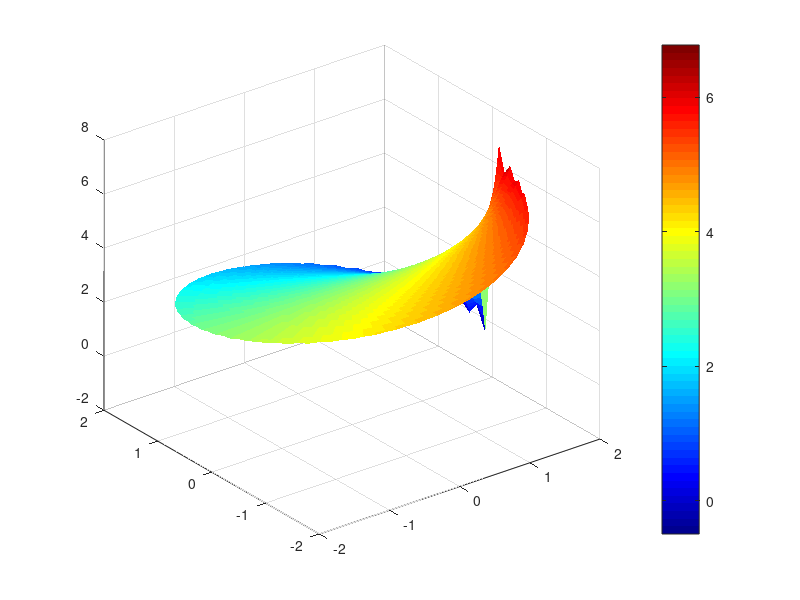

MATLAB code to generate this figure: (Note: this script raises an error after producing the figure.)
%% Lecture_30_matlab.m

clear
clc
close 'all'

%% Parameters
c = 2;
N = 50;

fx_pick = 1;
%[1 | 2]
switch fx_pick
    case 1
        f = @(x) x;
    case 2
        f = @(x) ex1(x);
    otherwise
        error('Invalid case!');    
end

%% solve the problem

Ao = (1./(2*pi))*integral(@(theta) f(theta),0,2*pi);

U = @(r,theta) Ao;
reltol = 1e-15;
for n = 1:N
   
    An = (1/((c.^n)*pi))*integral(@(theta) f(theta).*cos(n.*theta),...
        0,2*pi,'RelTol',reltol); %<-- set alternate relative tolerance 
    Bn = (1/((c.^n)*pi))*integral(@(theta) f(theta).*sin(n.*theta),...
        0,2*pi,'RelTol',reltol);  %<--  ditto.
    
   
    U = @(r,theta) U(r,theta)+ (r.^n).*(An*cos(n*theta)+Bn*sin(n*theta));
    
end

%% Make a Plot
NR = 100;
NT = 100;
R = linspace(0,c,NR);
THETA = linspace(0,2*pi,NT);
[RR,TT] = meshgrid(R,THETA);
UUp = U(RR,TT);

% plot in cartesian coordinates
XX = RR.*cos(TT); % get cartesian coordinate equivalents
YY = RR.*sin(TT);

figure(1)
surf(XX,YY,UUp,'edgecolor','none');
colormap('jet');%<-- consider alternate colormaps
c = colorbar;%<-- add a colorbar
c.Label.String = 'Temperature'; %<-- give colorbar a label
title('Lecture 30 Example','fontsize',16,'fontweight','bold');
xlabel('X','fontsize',14,'fontweight','bold');
ylabel('Y','fontsize',14,'fontweight','bold');
zlabel('U','fontsize',14,'fontweight','bold');
grid on
set(gca,'fontsize',12,'fontweight','bold');

%% Local functions
function y = ex1(theta)
[m,n] = size(theta);
y = nan(m,n);
for i = 1:length(theta)
    if(theta(i)>= 0) && (theta(i)< pi/2)
        y(i) = 1;
    else
        y(i) = 0;
    end
end    
end
